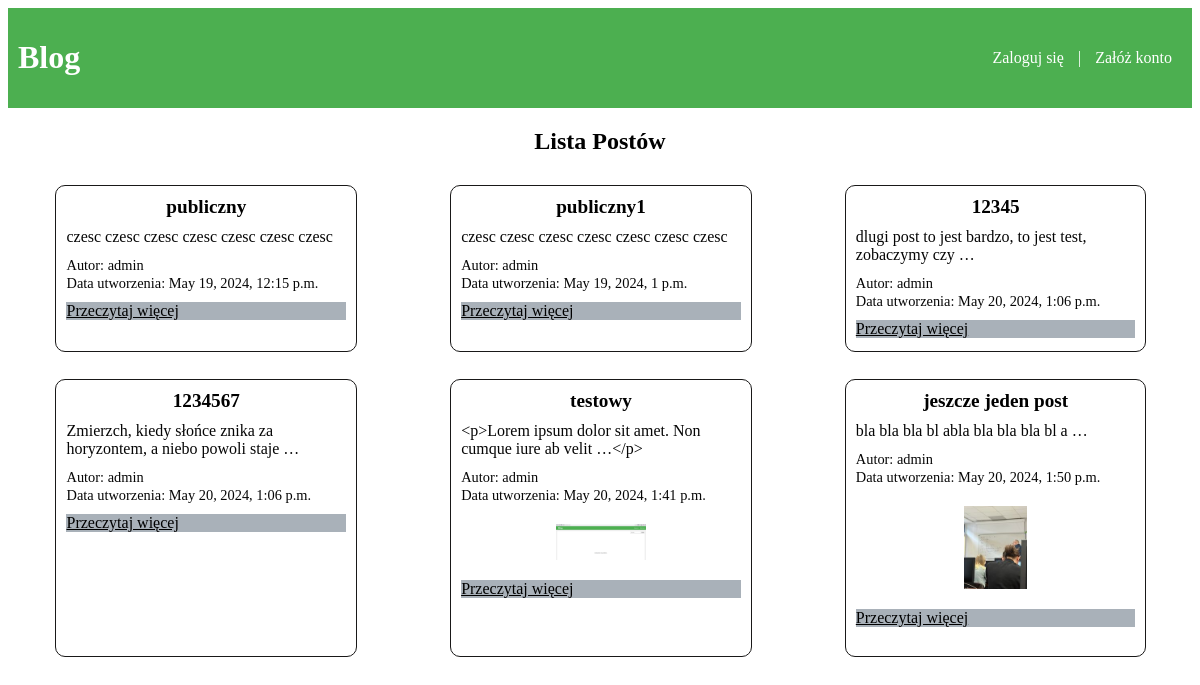
The page /posty/ on the database as committed earlier.
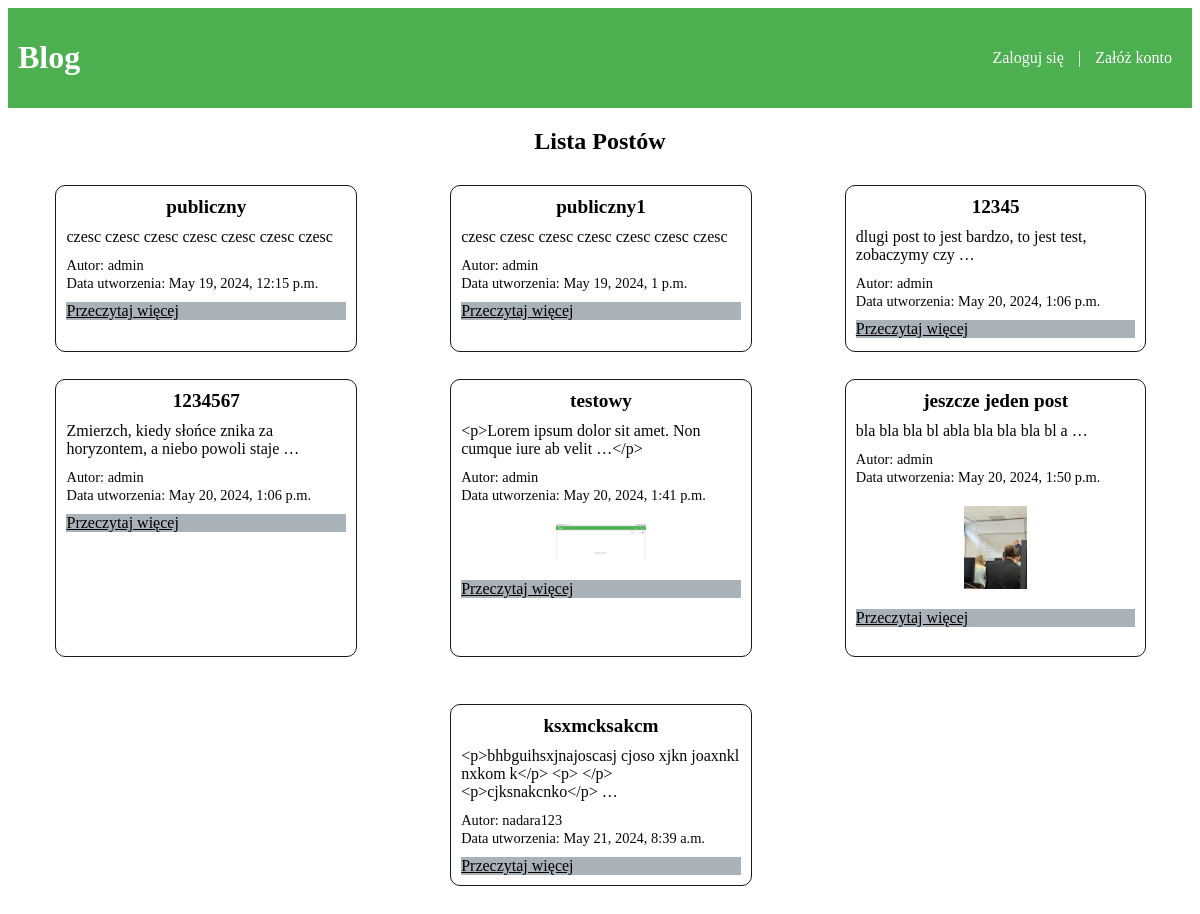
The same page on the database as committed later.
### mainapp/models.py (models this page shows, shortened)
class Post(models.Model):
    tytul = models.CharField(max_length=200)
    tresc = models.TextField(max_length=2000)
    data_utworzenia = models.DateTimeField(auto_now_add=True)
    autor = models.ForeignKey(User, on_delete=models.CASCADE)
    image = models.ImageField(null=True, blank=True, upload_to="images/")
    DOSTEP_CHOICES = (
        ('Publiczny', 'Publiczny'),
        ('Ograniczony', 'Ograniczony'),
    )
    dostep = models.CharField(max_length=20, choices=DOSTEP_CHOICES, default='Publiczny')

### mainapp/views.py (the view)
# urls.py: path('posty/', views.post_list, name='post_list'),
def post_list(request):
    if request.user.is_authenticated:
        posts = Post.objects.all()
    else:
        posts = Post.objects.filter(dostep='Publiczny')
    return render(request, './post/post_list.html', {'posts': posts})

### mainapp/templates/post/post_list.html (shortened to what this page needs)
{% extends "base.html" %}
{% block content %}
<div class="container mt-5">
  <h2 class="post-label">Lista Postów</h2>
  <div class="row justify-content-center">
    {% for post in posts %}
    <div class="col-md-4 mb-3">
      <div class="card post-card">
        <div class="card-body">
          <h5 class="card-title post-title">{{ post.tytul }}</h5>
          <p class="card-text post-text">{{ post.tresc|truncatewords_html:10 }}</p>
        </div>
        <div class="card-footer">
          <small class="text-muted post-info">Autor: {{ post.autor }}</small>
          <br>
          <small class="text-muted post-info">Data utworzenia: {{ post.data_utworzenia }}</small>
        </div>
        {% if post.image %}
        <img src="{{ post.image.url }}" alt="{{ post.tytul }}" class="post-image">
        {% endif %}
        <a href="{% url 'post_detail' post.id %}" class="btn btn-primary read-more-btn">Przeczytaj więcej</a>
      </div>
    </div>
    {% endfor %}
  </div>
</div>
{% endblock %}

Rows that differ between the two databases and show on the page:
added Post: tytul "ksxmcksakcm", tresc "<p>bhbguihsxjnajoscasj cjoso xjkn joaxnkl nxkom k</p> <p> </p> <p>cjksnakcnko</p> …", autor "nadara123", data_utworzenia "May 21, 2024, 8:39 a.m."
